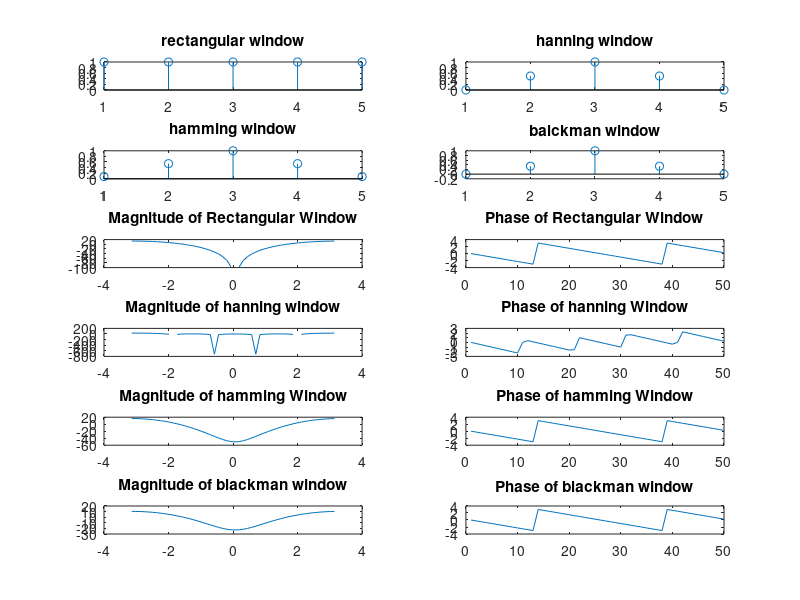

Write MATLAB code to recreate this figure.
clc;
clear;
N=input('enter the value of N=');
f1=linspace(-pi,pi,N*10);
n=0:1:N-1;
wn=zeros(1,N);
h=zeros(1,N);
hn=zeros(1,N);
b=zeros(1,N);
for i=1:N;
    h(i)=1;
end
for i=1:N;
    wn(i)=0.5*(1-cos((2*pi*(i-1))/(N-1)));
end
for i=1:N;
    hn(i)=(0.54-0.46*cos((2*pi*(i-1))/(N-1)));
end
for i=1:N;
    b(i)=0.42-0.5*cos((2*pi*(i-1))/(N-1))+0.08*cos((4*pi*(i-1))/(N-1));
end
subplot(6,2,1);
stem(h);
title('rectangular window');
subplot(6,2,2);
stem(wn);
title('hanning window');
subplot(6,2,3);
stem(hn);
title('hamming window');
subplot(6,2,4);
stem(b);
title('balckman window');

x1 = fft(wn,N*10);
subplot(6,2,5);
plot(f1,20*log(abs(x1)));
title('Magnitude of Rectangular Window');
subplot(6,2,6);
plot(angle(x1));
title('Phase of Rectangular Window');

x2 = fft(h,N*10);
subplot(6,2,7);
plot(f1,20*log(abs(x2)));
title('Magnitude of hanning window');
subplot(6,2,8);
plot(angle(x2));
title('Phase of hanning Window');

x3 = fft(hn,N*10);
subplot(6,2,9);
plot(f1,20*log(abs(x3)));
title('Magnitude of hamming Window');
subplot(6,2,10);
plot(angle(x3));
title('Phase of hamming Window');

x4 = fft(b,N*10);
subplot(6,2,11);
plot(f1,20*log(abs(x4)));
title('Magnitude of blackman window');
subplot(6,2,12);
plot(angle(x4));
title('Phase of blackman window');


